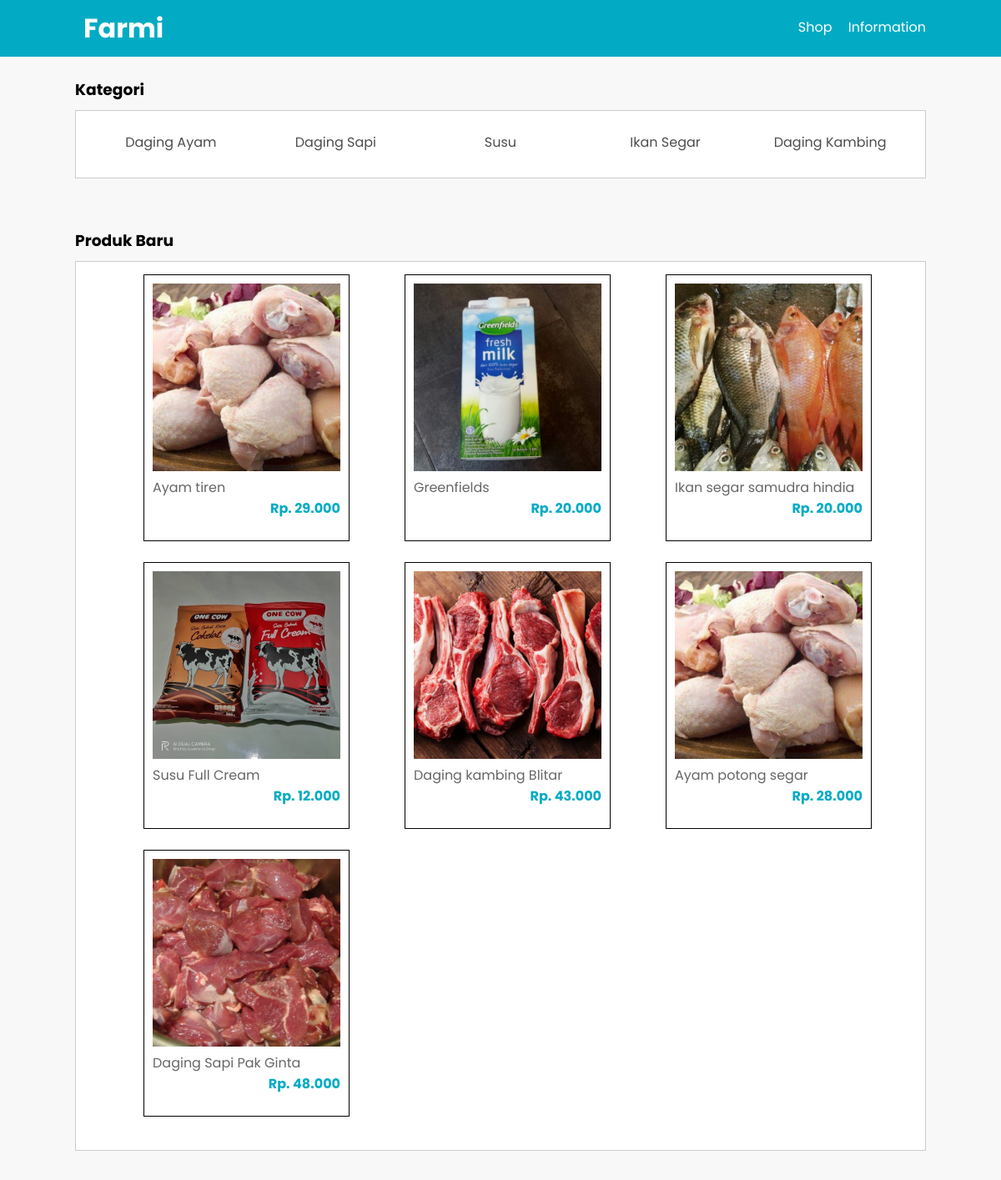
The page / on the database its author committed.
### tables this page shows
CREATE TABLE `category` (
  `id_category` int(11) NOT NULL,
  `name_category` varchar(25) NOT NULL
);

CREATE TABLE `product` (
  `id_product` int(11) NOT NULL,
  `id_category` int(11) NOT NULL,
  `name_product` varchar(100) NOT NULL,
  `price_product` int(11) NOT NULL,
  `desc_product` text NOT NULL,
  `img_product` varchar(100) NOT NULL,
  `status_product` varchar(11) NOT NULL,
  `date_created` timestamp NOT NULL DEFAULT current_timestamp()
);

### index.php (the view, shortened to what this page needs)
<!DOCTYPE html>
<html lang="en">
<head>
    <link rel="stylesheet" href="css/style.css">
</head>
<body>
    <header>
        <div class="container">
            <h1><a href="index.php">Farmi</a></h1>
            <ul>
                <li><a href="index.php">Shop</a></li>
                <li><a href="informasi.php">Information</a></li>
            </ul>
        </div>
    </header>
    <div class="section">
        <div class="container">
            <h3>Kategori</h3>
            <div class="box">
                <?php
                include("db.php");
                    $kategori = mysqli_query($conn, "SELECT * FROM category ORDER BY id_category DESC");{
                        while($k = mysqli_fetch_array($kategori)){
                ?>
                <a href="produk.php?id=<?php echo $k['id_category'] ?>">
                <div class="col-5">
                    <p><?php echo $k['name_category'] ?> </p>
                </div>
                </a>
            <?php }} ?>
            </div>
        </div>
    </div>
    <div class="section">
        <div class="container">
            <h3>Produk Baru</h3>
            <div class="box">
                <?php
                    $produk = mysqli_query($conn, "SELECT * FROM product ORDER BY id_product DESC");
                    if(mysqli_num_rows($produk) > 0){
                        while($p = mysqli_fetch_array($produk)){
                ?>
                <div class="col-4">
                    <img src="produk/<?php echo $p['img_product'] ?>" alt="">
                    <p class="nama"><?php echo $p['name_product'] ?></p>
                    <p class="harga">Rp. <?php echo number_format($p['price_product'], 0, ',', '.')?></p>
                </div>
            <?php }} ?>
            </div>
        </div>
    </div>
</body>
</html>

### css/style.css (style rules this page uses)
* { padding: 0; margin: 0; font-family: 'Poppins',sans-serif; }
body { background-color: #f8f8f8; }
a { color: inherit; text-decoration: none; }
header { background-color: #02ABC3; color: #fff; }
header h1 { float: left; padding: 10px; }
header ul { float: right; }
header ul li { display: inline-block; }
header ul li a { padding: 20px 0 20px 15px; display: inline-block; }
.container { width: 85%; margin: 0 auto; }
.container:after { content: ''; display: block; clear: both; }
.section { padding: 25px 0; }
.box { background-color: #fff; border: 1px solid #ccc; padding: 15px; box-sizing: border-box; margin: 10px 0; }
.box::after { content: ''; display: block; clear: both; }
.container p { color: rgb(77, 77, 77); }
.col-5 { width: 20%; height: 50px; text-align: center; float: left; padding: 10px; box-sizing: border-box; }
.col-4 { width: 25%; height: 320px; border: 1px solid; float: left; padding: 10px; box-sizing: border-box; margin-bottom: 25px; margin-left: 66px; }
.col-4 img { width: 100%; }
.col-4 .nama { color: #666; }
.col-4 .harga { font-weight: bold; color: #02ABC3; float: right; }

### rows shown on the page
category: name_category "Daging Ayam"
category: name_category "Daging Sapi"
category: name_category "Susu"
category: name_category "Ikan Segar"
category: name_category "Daging Kambing"
product: img_product (picture), name_product "Ayam tiren", price_product "29.000"
product: img_product (picture), name_product "Greenfields", price_product "20.000"
product: img_product (picture), name_product "Ikan segar samudra hindia", price_product "20.000"
product: img_product (picture), name_product "Susu Full Cream", price_product "12.000"
product: img_product (picture), name_product "Daging kambing Blitar", price_product "43.000"
product: img_product (picture), name_product "Ayam potong segar", price_product "28.000"
product: img_product (picture), name_product "Daging Sapi Pak Ginta", price_product "48.000"
